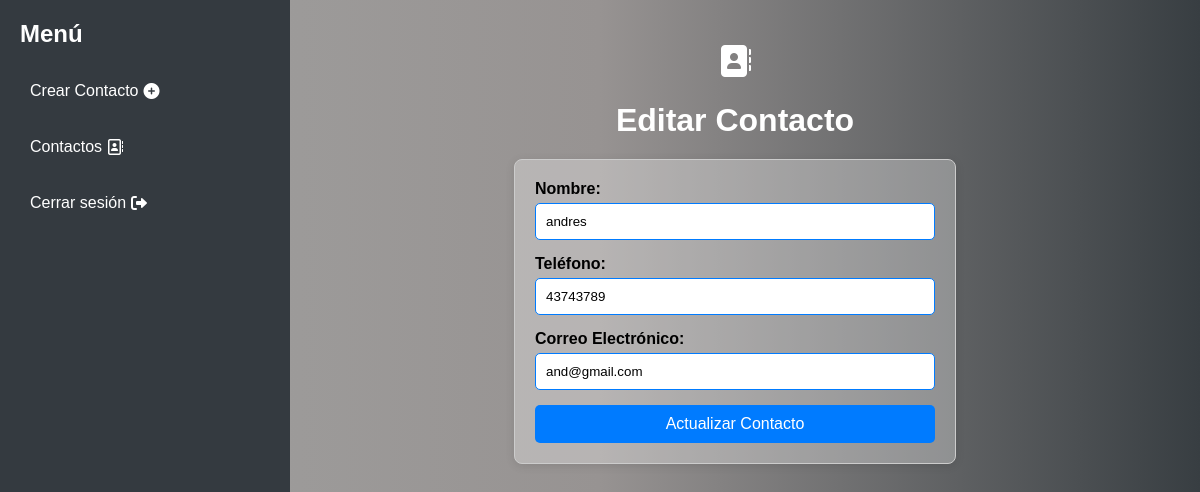
Screenshot of /editar_contacto.php?id=4 (signed in) with the database file from the repository.
### tables this page shows
CREATE TABLE `contactos` (
  `id` int(11) NOT NULL,
  `usuario_id` int(11) NOT NULL,
  `nombre` varchar(100) NOT NULL,
  `telefono` varchar(20) DEFAULT NULL,
  `correo` varchar(100) DEFAULT NULL,
  `fecha_creacion` timestamp NOT NULL DEFAULT current_timestamp()
);

### editar_contacto.php (the view, shortened to what this page needs)
<?php
include('config.php');
$contacto = null;
if (isset($_GET['id'])) {
    $id = $_GET['id'];
    try {
        $sql = "SELECT * FROM contactos WHERE id = :id AND usuario_id = :usuario_id";
        $stmt = $pdo->prepare($sql);
        $stmt->bindParam(':id', $id);
        $usuario_id = $_SESSION['usuario_id'];
        $stmt->bindParam(':usuario_id', $usuario_id);
        $stmt->execute();
        $contacto = $stmt->fetch(PDO::FETCH_ASSOC);
    } catch (PDOException $e) {
        $mensaje = "Error: " . $e->getMessage();
    }
}
$content = '<h2 class="title">Editar Contacto</h2>';
if ($contacto) {
    $content .= '
    <form action="editar_contacto.php" method="post">
        <input type="hidden" name="id" value="' . htmlspecialchars($contacto['id']) . '">
        <label for="nombre">Nombre:</label>
        <input type="text" id="nombre" name="nombre" value="' . htmlspecialchars($contacto['nombre']) . '" required>
        <label for="telefono">Teléfono:</label>
        <input type="text" id="telefono" name="telefono" value="' . htmlspecialchars($contacto['telefono']) . '" required>
        <label for="correo">Correo Electrónico:</label>
        <input type="email" id="correo" name="correo" value="' . htmlspecialchars($contacto['correo']) . '" required>
        <input type="submit" value="Actualizar Contacto">
    </form>';
}
include('layout.php');
?>

### css/layout.css (style rules this page uses)
body { background: linear-gradient(to right, #a1a1a0, #979392, #383e42, #42698c, #004f7c, #007cb0, #c5c7c4); background-size: 300% 300%; animation: gradientAnimation 15s ease infinite; font-family: Arial, sans-serif; margin: 0; padding: 0; }
.title { text-align: center; margin: 20px 0; font-size: 2em; color: #ffffff; }

### css/contactos.css (style rules this page uses)
form { display: flex; flex-direction: column; max-width: 400px; margin: 20px auto; padding: 20px; border: 1px solid #ccc; border-radius: 8px; background-color: rgba(255, 255, 255, 0.3); box-shadow: 0 2px 10px rgba(0, 0, 0, 0.1); }
label { margin-bottom: 5px; font-weight: bold; }
input[type="text"], input[type="email"] { margin-bottom: 15px; padding: 10px; border: 1px solid #007bff; border-radius: 5px; transition: border-color 0.3s; }
input[type="submit"] { background-color: #007bff; color: white; border: none; padding: 10px; border-radius: 5px; cursor: pointer; font-size: 16px; transition: background-color 0.3s; }
.title { text-align: center; margin: 20px 0; font-size: 2em; color: #ffffff; }

### rows the page displays
contactos: nombre "andres", telefono "43743789", correo "and@gmail.com"
